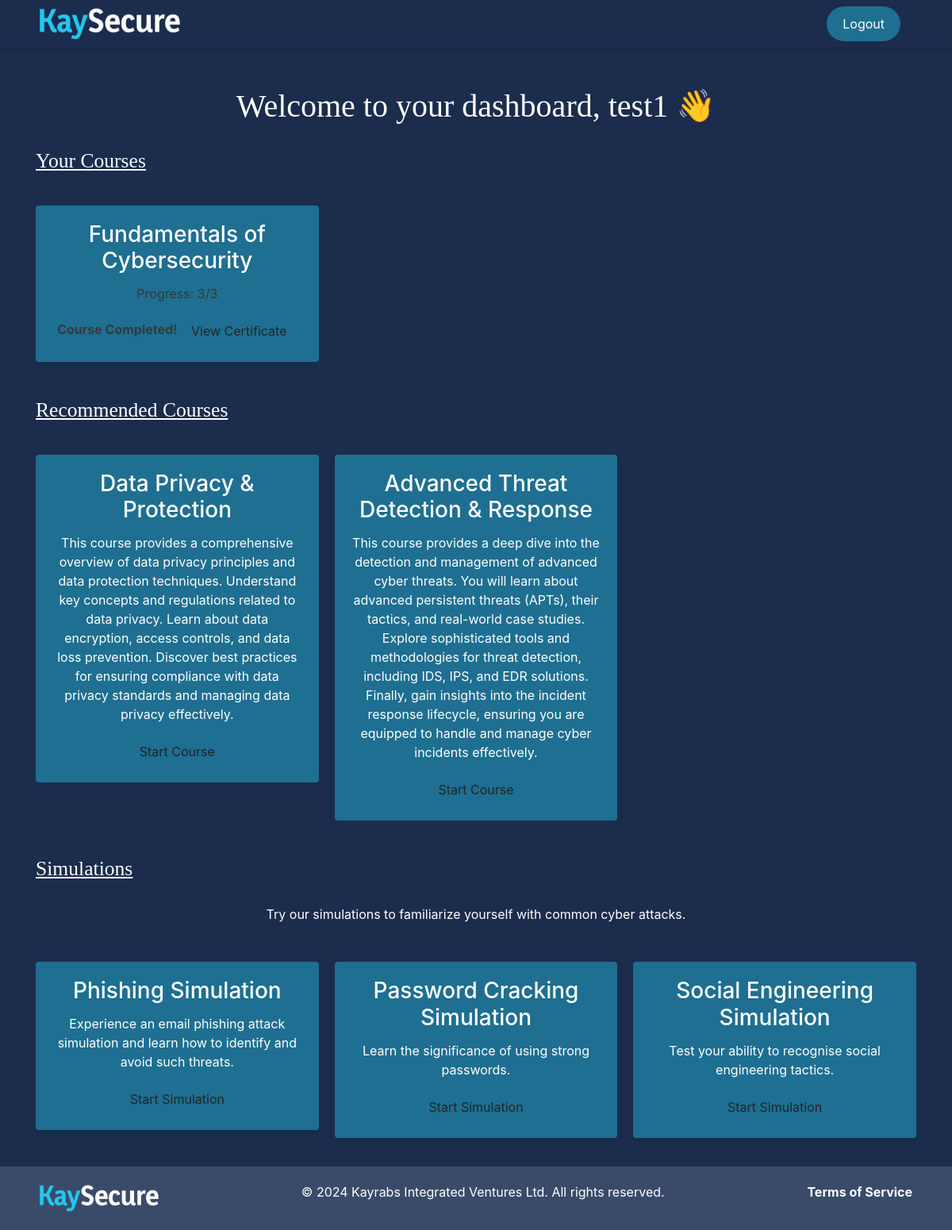
The app's page /courses/dashboard/ (signed in) with its own data.
### courses/models.py (models this page shows, shortened)
class Course(models.Model):
    title = models.CharField(max_length=255)
    description = models.TextField()
    created_at = models.DateTimeField(auto_now_add=True)
    updated_at = models.DateTimeField(auto_now=True)

### courses/views.py (the view)
# urls.py: path('dashboard/', dashboard, name='dashboard'),
@login_required
def dashboard(request):
    all_courses = Course.objects.all()
    user_progress_list = UserModuleProgress.objects.filter(user=request.user).select_related('module', 'module__course')
    accessed_courses_ids = user_progress_list.values_list('module__course__id', flat=True).distinct()
    accessed_courses = Course.objects.filter(id__in=accessed_courses_ids)
    recommended_courses = Course.objects.exclude(id__in=accessed_courses_ids)
    user_progress_dict = {progress.module.id: progress for progress in user_progress_list}
    for course in accessed_courses:
        total_modules = course.modules.count()
        modules_completed = UserModuleProgress.objects.filter(user=request.user, module__course=course, completed_quiz=True).count()
        course.progress_completed = (modules_completed == total_modules)
        course.modules_completed = modules_completed
        course.total_modules = total_modules
    return render(request, 'dashboard.html', {
        'accessed_courses': accessed_courses,
        'recommended_courses': recommended_courses,
        'user': request.user
    })

### templates/dashboard.html (shortened to what this page needs)
<!DOCTYPE html>
<html lang="en">
<head>
    <link href="https://stackpath.bootstrapcdn.com/bootstrap/4.5.2/css/bootstrap.min.css" rel="stylesheet">
    {% load static %}
    <link rel="stylesheet" href="{% static 'css/dashboard.css' %}">
</head>
<body>
<header>
    <img src="{% static 'images/logo.png' %}" alt="KaySecure Logo" class="logo">
    <div class="auth-buttons">
        <button class="signup-button"><a href="/logout">Logout</a></button>
    </div>
</header>
<main class="container">
    <h1 class="text-white welcome-text">Welcome to your dashboard, {{ user.username }} 👋</h1>
    <h2 class="text-white section-title">Your Courses</h2>
    <div class="row">
        {% for course in accessed_courses %}
        <div class="col-md-4 mb-3">
            <div class="card bg-light text-dark course-card">
                <div class="card-body">
                    <h3 class="card-title">{{ course.title }}</h3>
                    <p>Progress: {{ course.modules_completed }}/{{ course.total_modules }}</p>
                    {% if course.progress_completed %}
                        <strong>Course Completed!</strong>
                        <a href="{% url 'view_certificate' course.id %}" class="btn custom-btn">View Certificate</a>
                    {% else %}
                        <a href="{% url 'course_content' course_id=course.id %}" class="btn custom-btn">Continue Course</a>
                    {% endif %}
                </div>
            </div>
        </div>
        {% empty %}
        <p class="text-center text-white p-text">You haven't started any courses yet.</p>
        {% endfor %}
    </div>
    <h2 class="text-white section-title">Recommended Courses</h2>
    <div class="row">
        {% for course in recommended_courses %}
        <div class="col-md-4 mb-3">
            <div class="card bg-light text-dark course-card">
                <div class="card-body">
                    <h3 class="card-title">{{ course.title }}</h3>
                    <p class="card-text">{{ course.description }}</p>
                    <a href="{% url 'course_content' course_id=course.id %}" class="btn custom-btn">Start Course</a>
                </div>
            </div>
        </div>
        {% empty %}
        <p class="text-center text-white p-text">No courses available.</p>
        {% endfor %}
    </div>
    <h2 class="text-white section-title">Simulations</h2>
    <p class="text-white p-text">Try our simulations to familiarize yourself with common cyber attacks.</p>
    <div class="row">
        <div class="col-md-4 mb-3">
            <div class="card bg-light text-dark course-card">
                <div class="card-body">
                    <h3 class="card-title">Phishing Simulation</h3>
                    <p class="card-text">Experience an email phishing attack simulation and learn how to identify and avoid such threats.</p>
                    <a href="{% url 'send_phishing_email' 1 %}" class="btn custom-btn">Start Simulation</a>
                </div>
            </div>
        </div>
        <div class="col-md-4 mb-3">
            <div class="card bg-light text-dark course-card">
                <div class="card-body">
                    <h3 class="card-title">Password Cracking Simulation</h3>
                    <p class="card-text">Learn the significance of using strong passwords.</p>
                    <a href="{% url 'password_cracking_simulation' %}" class="btn btn-custom">Start Simulation</a>
                </div>
            </div>
        </div>
        <div class="col-md-4 mb-3">
            <div class="card bg-light text-dark course-card">
                <div class="card-body">
                    <h3 class="card-title">Social Engineering Simulation</h3>
                    <p class="card-text">Test your ability to recognise social engineering tactics.</p>
                    <a href="{% url 'social_engineering_simulation' %}" class="btn custom-btn">Start Simulation</a>
                </div>
            </div>
        </div>
    </div>
</main>
<footer>
    <div class="footer-content">
        <img src="{% static 'images/logo.png' %}" alt="Company Logo" class="footer-logo">
        <p>&copy; 2024 Kayrabs Integrated Ventures Ltd. All rights reserved.</p>
        <ul class="footer-links">
            <li><a href="/terms">Terms of Service</a></li>
        </ul>
    </div>
</footer>
</body>
</html>

### static/css/dashboard.css (style rules this page uses)
body { background-color: #1B2C4D; padding: 0; margin: 0; display: flex; flex-direction: column; min-height: 100vh; }
header { position: fixed; top: 0; left: 0; width: 100%; background-color: #1B2C4D; z-index: 1000; height: 60px; display: flex; align-items: center; justify-content: space-between; padding: 0 50px; box-shadow: 0 2px 5px rgba(0,0,0,0.2); }
.logo { height: 40px; width: auto; }
.auth-buttons { display: flex; align-items: center; }
.signup-button { background-color: rgba(36, 199, 235, 0.43); color: #ffff; border: none; text-decoration: none; border-radius: 83px; padding: 10px 20px; font-size: 16px; cursor: pointer; margin-right: 15px; }
.signup-button a { text-decoration: none; color: white; }
main { flex: 1; padding: 80px 50px 20px 50px; background-color: #1B2C4D; margin-top: 30px; text-align: center; }
.welcome-text { font-size: 2.5rem; font-family: 'Times New Roman', Times, serif; }
.section-title { font-size: 1.6rem; margin-top: 30px; text-decoration: underline; font-weight: 100; text-align: left; font-family: 'Times New Roman', Times, serif; }
.row { display: flex; flex-wrap: wrap; margin: -10px; }
.col-md-4 { flex: 0 0 33.333333%; max-width: 33.333333%; padding: 10px; }
.course-card { background-color: rgba(36, 199, 235, 0.43) !important; margin-top: 2rem; border: none; transition: transform 0.3s, box-shadow 0.3s; }
.course-card .card-title, .course-card .card-text { color: #fff !important; }
.text-white { color: #fff; }
.p-text { margin-top: 30px; }
footer { background-color: #3A4B6A; color: white; padding: 20px 50px; display: flex; align-items: center; justify-content: space-between; margin-top: auto; width: 100%; }
.footer-content { display: flex; align-items: center; width: 100%; justify-content: space-between; }
.footer-logo { width: 150px; height: auto; }
.footer-links { list-style:none; padding: 0; display: flex; flex-wrap: wrap; gap: 10px; }
.footer-links li { padding: 0; }
.footer-links a { color: white; text-decoration: none; font-weight: bold; }

### records on screen
Course: title "Fundamentals of Cybersecurity", modules_completed "3", total_modules "3", shows "Course Completed!"
Course: title "Data Privacy & Protection", description "This course provides a comprehensive overview of data privacy principles and data protection techniques. Understand key concepts and regulations related to data privacy. Learn about data encryption, access controls, and data loss prevention. Discover best practices for ensuring compliance with data privacy standards and managing data privacy effectively."
Course: title "Advanced Threat Detection & Response", description "This course provides a deep dive into the detection and management of advanced cyber threats. You will learn about advanced persistent threats (APTs), their tactics, and real-world case studies. Explore sophisticated tools and methodologies for threat detection, including IDS, IPS, and EDR solutions. Finally, gain insights into the incident response lifecycle, ensuring you are equipped to handle and manage cyber incidents effectively."

### other values on screen
{{ user.username }} "test1"
